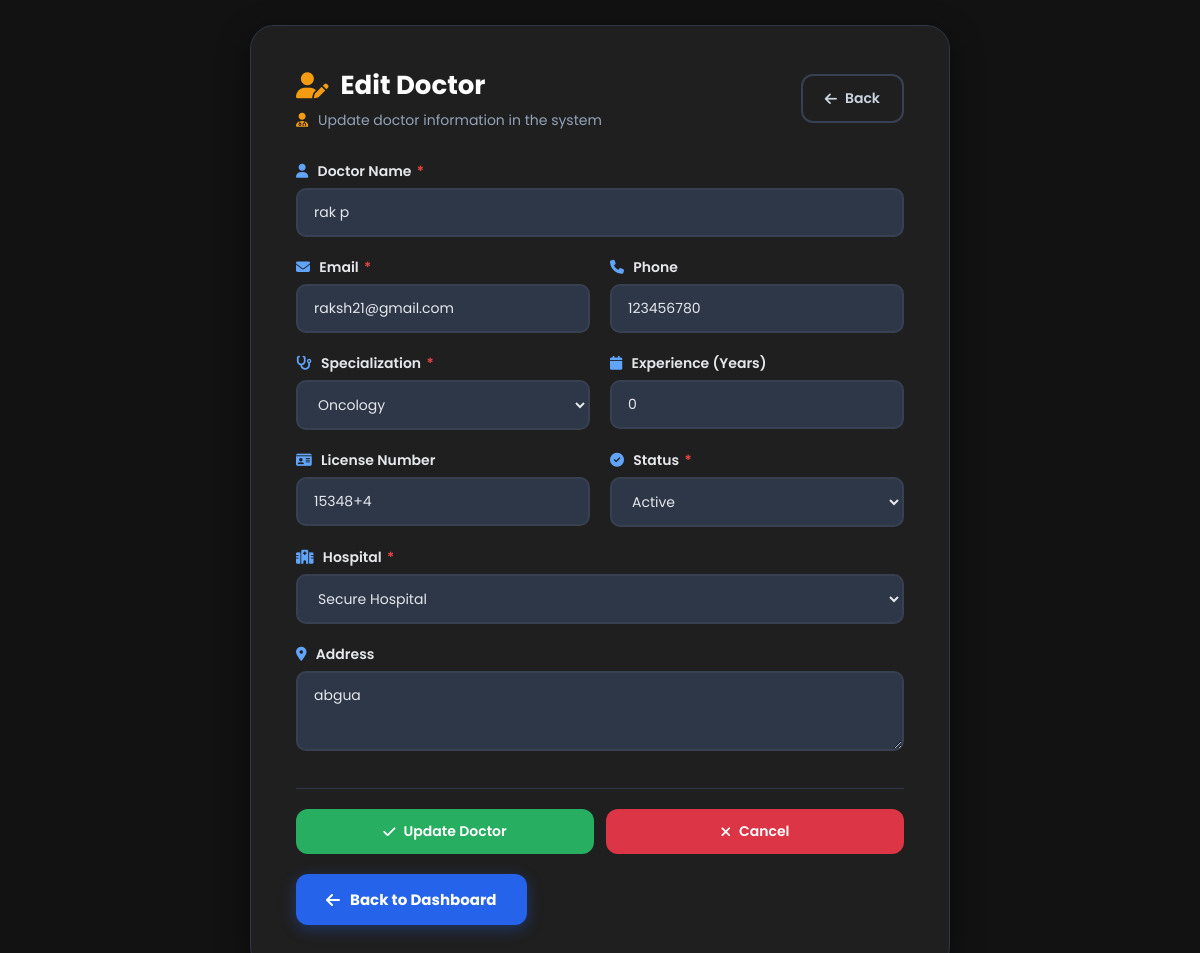
Screenshot of /edit_doctor/8 with the database file from the repository.
### tables this page shows
CREATE TABLE doctors (
        doctor_id INTEGER PRIMARY KEY AUTOINCREMENT,
        hospital_id INTEGER NOT NULL,
        doctor_name TEXT NOT NULL,
        specialization TEXT NOT NULL,
        email TEXT UNIQUE NOT NULL,
        phone TEXT,
        experience INTEGER,
        license_number TEXT UNIQUE,
        username TEXT UNIQUE NOT NULL,
        password TEXT NOT NULL,
        address TEXT,
        public_key TEXT,
        private_key TEXT,
        status TEXT DEFAULT 'Active', profile_pic TEXT, license_document TEXT,
        FOREIGN KEY (hospital_id) REFERENCES hospitals(hospital_id)
    );

CREATE TABLE hospitals (
        hospital_id INTEGER PRIMARY KEY AUTOINCREMENT,
        hospital_name TEXT NOT NULL,
        registration_id TEXT,
        email TEXT,
        phone TEXT,
        location TEXT,
        address TEXT,
        specialization TEXT
    , doctor_pdf TEXT);

### app.py (the view, shortened to what this page needs)
@app.route("/edit_doctor/<int:doctor_id>", methods=["GET", "POST"])
def edit_doctor(doctor_id):
    conn = get_db_connection()
    doctor = conn.execute(
        """
        SELECT doctors.*, hospitals.hospital_name
        FROM doctors
        LEFT JOIN hospitals ON doctors.hospital_id = hospitals.hospital_id
        WHERE doctors.doctor_id = ?
        """,
        (doctor_id,)
    ).fetchone()
    hospitals = conn.execute(
        "SELECT hospital_id, hospital_name FROM hospitals ORDER BY hospital_name"
    ).fetchall()
    conn.close()
    if not doctor:
        flash("Doctor not found!", "error")
        return redirect(url_for("view_doctors"))
    return render_template("edit_doctor.html", doctor=doctor, hospitals=hospitals)

### app.py (called while the page is built)
def get_db_connection():
    conn = sqlite3.connect(DATABASE_PATH, timeout=30)
    conn.row_factory = sqlite3.Row
    conn.execute("PRAGMA busy_timeout = 30000")
    return conn

### templates/edit_doctor.html (shortened to what this page needs)
<!DOCTYPE html>
<html lang="en">
<head>
    <link rel="stylesheet" href="https://cdnjs.cloudflare.com/ajax/libs/font-awesome/6.5.2/css/all.min.css">
</head>
<body>
    <div class="container">
        <div class="page-header">
            <div class="header-left">
                <h1>
                    <i class="fa-solid fa-user-pen"></i>
                    Edit Doctor
                </h1>
                <p>
                    <i class="fa-solid fa-user-md"></i>
                    Update doctor information in the system
                </p>
            </div>
            <a href="{{ url_for('view_doctors') }}" class="btn btn-outline">
                <i class="fa-solid fa-arrow-left"></i> Back
            </a>
        </div>
        <form method="POST" action="{{ url_for('edit_doctor', doctor_id=doctor.doctor_id) }}">
            <div class="form-group">
                <label>
                    <i class="fa-solid fa-user"></i>
                    Doctor Name <span class="required">*</span>
                </label>
                <input type="text" name="doctor_name" value="{{ doctor.doctor_name }}" required>
            </div>
            <div class="form-row">
                <div class="form-group">
                    <label>
                        <i class="fa-solid fa-envelope"></i>
                        Email <span class="required">*</span>
                    </label>
                    <input type="email" name="email" value="{{ doctor.email }}" required>
                </div>
                <div class="form-group">
                    <label>
                        <i class="fa-solid fa-phone"></i>
                        Phone
                    </label>
                    <input type="text" name="phone" value="{{ doctor.phone or '' }}" placeholder="Enter phone number">
                </div>
            </div>
            <div class="form-row">
                <div class="form-group">
                    <label>
                        <i class="fa-solid fa-stethoscope"></i>
                        Specialization <span class="required">*</span>
                    </label>
                    <select name="specialization" required>
                        <option value="Oncology" {% if doctor.specialization == 'Oncology' %}selected{% endif %}>Oncology</option>
                    </select>
                </div>
                <div class="form-group">
                    <label>
                        <i class="fa-solid fa-calendar"></i>
                        Experience (Years)
                    </label>
                    <input type="number" name="experience" value="{{ doctor.experience or 0 }}" min="0" max="60" placeholder="0">
                </div>
            </div>
            <div class="form-row">
                <div class="form-group">
                    <label>
                        <i class="fa-solid fa-id-card"></i>
                        License Number
                    </label>
                    <input type="text" name="license_number" value="{{ doctor.license_number or '' }}" placeholder="Enter license number">
                </div>
                <div class="form-group">
                    <label>
                        <i class="fa-solid fa-circle-check"></i>
                        Status <span class="required">*</span>
                    </label>
                    <select name="status" required>
                        <option value="Active" {% if doctor.status == 'Active' %}selected{% endif %}>Active</option>
                    </select>
                </div>
            </div>
            <div class="form-group">
                <label>
                    <i class="fa-solid fa-hospital"></i>
                    Hospital <span class="required">*</span>
                </label>
                <select name="hospital_id" required>
                    {% for hospital in hospitals %}
                        <option value="{{ hospital.hospital_id }}" {% if hospital.hospital_id == doctor.hospital_id %}selected{% endif %}>
                            {{ hospital.hospital_name }}
                        </option>
                    {% endfor %}
                </select>
            </div>
            <div class="form-group">
                <label>
                    <i class="fa-solid fa-location-dot"></i>
                    Address
                </label>
                <textarea name="address" placeholder="Enter complete address">{{ doctor.address or '' }}</textarea>
            </div>
            <div class="form-actions">
                <button type="submit" class="btn btn-success">
                    <i class="fa-solid fa-check"></i> Update Doctor
                </button>
                <a href="{{ url_for('view_doctors') }}" class="btn btn-danger">
                    <i class="fa-solid fa-times"></i> Cancel
                </a>
            </div>
        </form>
        <a href="{{ url_for('admin_dashboard') }}" class="back-link">
            <i class="fa-solid fa-arrow-left"></i> Back to Dashboard
        </a>
    </div>
</body>
</html>

### templates/edit_doctor.html (style rules this page uses)
* { margin: 0; padding: 0; box-sizing: border-box; }
body { font-family: 'Poppins', sans-serif; background: #121212; color: #e5e7eb; min-height: 100vh; padding: 25px; display: flex; align-items: center; justify-content: center; }
.container { max-width: 700px; width: 100%; background: #1f1f1f; border-radius: 24px; padding: 40px 45px 45px; box-shadow: 0 10px 30px rgba(0, 0, 0, 0.5); border: 1px solid #2d3748; }
.page-header { display: flex; justify-content: space-between; align-items: center; margin-bottom: 30px; flex-wrap: wrap; gap: 15px; }
h1 { color: #ffffff; font-size: 26px; display: flex; align-items: center; gap: 12px; }
h1 i { color: #f39c12; }
.header-left p { color: #94a3b8; margin-top: 5px; font-size: 14px; }
.header-left p i { margin-right: 6px; color: #f39c12; }
.btn { padding: 12px 22px; border-radius: 12px; text-decoration: none; border: none; cursor: pointer; font-weight: 600; display: inline-flex; align-items: center; gap: 8px; font-family: 'Poppins', sans-serif; font-size: 14px; transition: all 0.3s ease; }
.btn-success { background: #27ae60; color: white; }
.btn-danger { background: #dc3545; color: white; }
.btn-outline { border: 2px solid #374151; background: transparent; color: #cbd5e1; }
.form-group { margin-bottom: 20px; }
.form-group label { display: block; font-weight: 600; color: #e5e7eb; margin-bottom: 6px; font-size: 14px; }
.form-group label .required { color: #ef4444; margin-left: 2px; }
.form-group label i { color: #60a5fa; margin-right: 6px; }
.form-group input, .form-group select, .form-group textarea { width: 100%; padding: 12px 16px; border: 2px solid #374151; border-radius: 10px; font-size: 14px; font-family: 'Poppins', sans-serif; background: #2d3748; transition: all 0.3s ease; color: #e5e7eb; }
.form-group input::placeholder, .form-group textarea::placeholder { color: #6b7280; }
.form-group textarea { resize: vertical; min-height: 80px; }
.form-group select option { background: #1f1f1f; color: #e5e7eb; }
.form-row { display: grid; grid-template-columns: 1fr 1fr; gap: 20px; }
.form-actions { display: flex; gap: 12px; margin-top: 30px; padding-top: 20px; border-top: 1px solid #2d3748; }
.form-actions .btn { flex: 1; justify-content: center; }
.back-link { display: inline-flex; align-items: center; justify-content: center; gap: 10px; margin-top: 20px; padding: 14px 30px; border-radius: 12px; background: #2563eb; color: #ffffff; font-weight: 700; font-size: 15px; text-decoration: none; transition: all 0.3s ease; box-shadow: 0 4px 15px rgba(37, 99, 235, 0.35); border: none; }
.back-link i { font-size: 16px; }

### rows the page displays
doctors: doctor_name "rak p", email "raksh21@gmail.com", phone "123456780", specialization "Oncology", experience "0", license_number "15348+4", status "Active", hospital_id "Secure Hospital", address "abgua"
